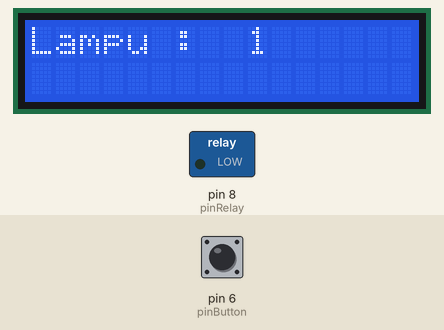
The sketch below on a simulated Arduino Uno, built with avr-gcc and run on an emulated ATmega328P. On the bench: 16×2 character LCD, switched loads named in the sketch (green lamp = pin HIGH). The inputs (shaded band) are chosen by the test bench; at power-on: pin 6 (pinButton) LOW.

Above: at 1.2 s.
1.3 s: pin 6 (pinButton) pulled HIGH for 0.15 s
At 2.5 s:
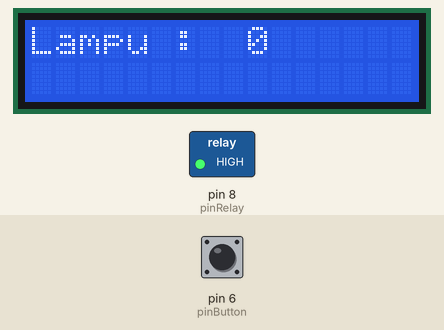
2.9 s: pin 6 (pinButton) pulled HIGH for 1 s
At 3.7 s:
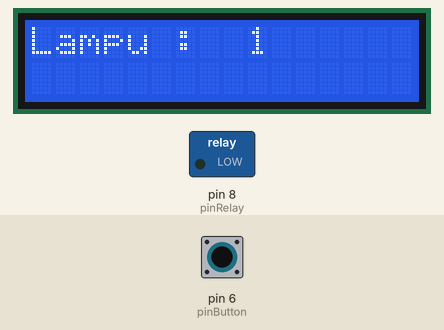
5.4 s: pin 6 (pinButton) pulled HIGH for 3.2 s
At 6.8 s:
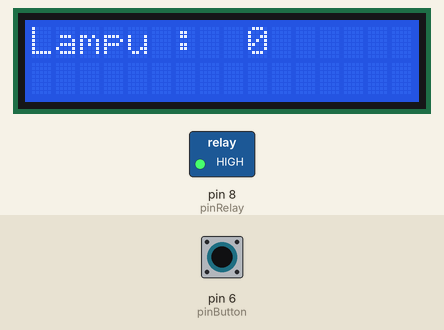
Timing chart, 0 to 8.4 s (numbered marks = the images above; inputs shaded):
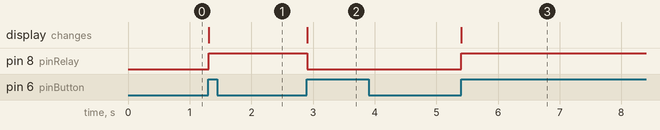

The sketch:

sismik_2021_relay2.ino
```cpp
// program debounce
// UC Project
// 2021

#include <LiquidCrystal.h>

const int rs = 12, en = 11, d4 = 5, d5 = 4, d6 = 3, d7 = 2;
LiquidCrystal lcd(rs, en, d4, d5, d6, d7);

const int pinRelay = 8;             // The LED is connected to pin 9
const int pinButton = 6;          // The Button is connected to pin 2
boolean lastButton = LOW;    // Variable containing the previous button state
boolean currentButton = LOW; // Variable containing the current button state
boolean ledOn = false;       // The present state of the LED (on/off)

void setup()
{
  lcd.begin(16,2);
  pinMode (pinRelay, OUTPUT);     // Set the LED pin as an output
  pinMode (pinButton, INPUT);   // Set button as input (not required)
}

/*
* Debouncing Function
* Pass it the previous button state,
* and get back the current debounced button state.
*/
boolean debounce(boolean last)
{
  boolean current = digitalRead(pinButton);       // Read the button state
  if (last != current)                         // If it's different…
  {
    delay(5);                                  // Wait 5ms
    current = digitalRead(pinButton);             // Read it again
  }
  return current;                              // Return the current value
}

void loop()
{
  currentButton = debounce(lastButton);              // Read debounced state
  if (lastButton == LOW && currentButton == HIGH)    // If it was pressed…
  {
    ledOn = !ledOn;                                  // Toggle the LED value
  }
  lastButton = currentButton;                        // Reset button value

  digitalWrite(pinRelay, ledOn);                          // Change the LED state

//  if(ledOn == false){
//    lcd.clear();
//    lcd.setCursor(0, 0);
//    lcd.print("Lampu :  ");
//    lcd.setCursor(9, 0);
//    lcd.write("ON");
//    //lcd.clear();
//    //delay(100);
//    }
//    else{
//      //lcd.clear();
//      lcd.setCursor(0, 0);
//      lcd.print("Lampu :  ");
//      lcd.setCursor(9, 0);
//      lcd.write("OFF");
//      //lcd.clear();
//      //delay(100);
//      }

      lcd.setCursor(0, 0);
      lcd.print("Lampu :  ");
      lcd.setCursor(9, 0);
      lcd.print(!ledOn);

}
```

Measured:
- after the input at 1.3 s, pin 8 (pinRelay): LOW → HIGH at once; the display: changes at once (image 1)
- after the input at 2.9 s, pin 8 (pinRelay): HIGH → LOW at once; the display: changes at once (image 2)
- after the input at 5.4 s, pin 8 (pinRelay): LOW → HIGH at once; the display: changes at once (image 3)
